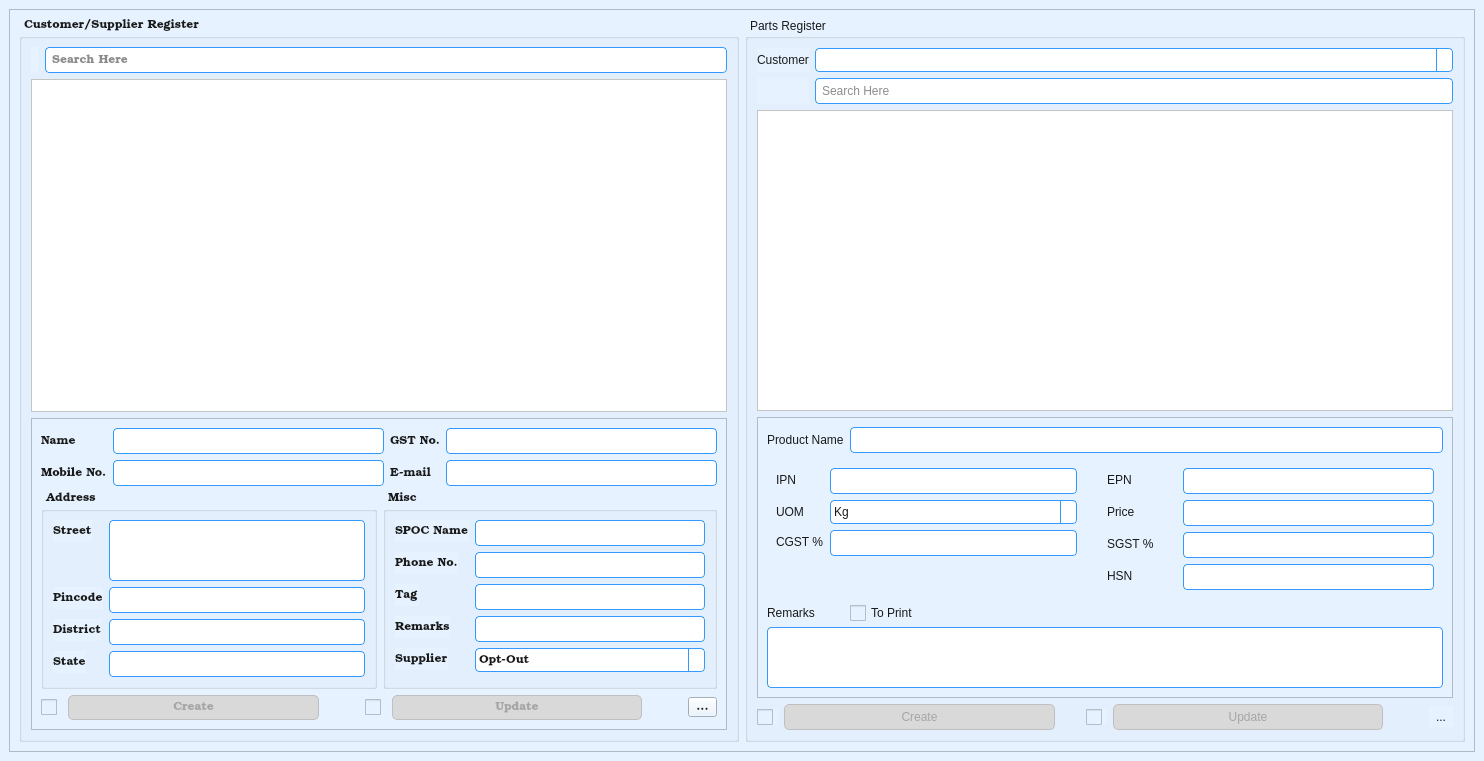
<?xml version="1.0" encoding="UTF-8"?>
<ui version="4.0">
 <class>MainWindow</class>
 <widget class="QMainWindow" name="MainWindow">
  <property name="geometry">
   <rect>
    <x>0</x>
    <y>0</y>
    <width>1484</width>
    <height>761</height>
   </rect>
  </property>
  <property name="windowTitle">
   <string>MainWindow</string>
  </property>
  <widget class="QWidget" name="centralwidget">
   <property name="styleSheet">
    <string notr="true">/* Global font and base style for all widgets */
QWidget {
font:  9pt &quot;Bookman Old Style&quot;;

    color: #1a1a1a;
    background-color: #e6f2ff; /* very light blue background */
}

/* QPushButton */
QPushButton {
    background-color: #4da6ff; /* light blue */
    color: black;
    border: 1px solid #3399ff;
    border-radius: 5px;
    padding: 5px 10px;
}

QPushButton:hover {
    background-color: #3399ff;
}

QPushButton:pressed {
    background-color: #007acc;
}

/* QLineEdit */
QLineEdit {
    border: 1px solid #3399ff;
    border-radius: 4px;
    padding: 4px;
    background-color: #ffffff;
    selection-background-color: #99ccff;
}

/* QTextEdit */
QTextEdit {
    border: 1px solid #3399ff;
    border-radius: 4px;
    background-color: #ffffff;
    selection-background-color: #99ccff;
}

/* QLabel */
QLabel {
    color: #1a1a1a;
    font-weight: normal;
}

/* QComboBox */
QComboBox {
    border: 1px solid #3399ff;
    border-radius: 4px;
    padding: 3px;
    background-color: #ffffff;
}

QComboBox::drop-down {
    border-left: 1px solid #3399ff;
}

QComboBox QAbstractItemView {
    background-color: #e6f2ff;
    selection-background-color: #99ccff;
}

/* QTableView / QTreeView */
QTableView, QTreeView {
    gridline-color: #3399ff;
    background-color: #ffffff;
    alternate-background-color: #f2f9ff;
    selection-background-color: #99ccff;
}

/* QHeaderView for tables */
QHeaderView::section {
    background-color: #4da6ff;
    color: white;
    padding: 4px;
    border: 1px solid #3399ff;
}

/* QCheckBox and QRadioButton */
QCheckBox, QRadioButton {
    spacing: 5px;
}

QCheckBox::indicator, QRadioButton::indicator {
    width: 16px;
    height: 16px;
}

/* QSlider */
QSlider::groove:horizontal {
    border: 1px solid #3399ff;
    height: 6px;
    background: #cce6ff;
    border-radius: 3px;
}

QSlider::handle:horizontal {
    background: #4da6ff;
    border: 1px solid #3399ff;
    width: 12px;
    margin: -5px 0;
    border-radius: 6px;
}

/* QProgressBar */
QProgressBar {
    border: 1px solid #3399ff;
    border-radius: 5px;
    text-align: center;
    background-color: #cce6ff;
}

QProgressBar::chunk {
    background-color: #4da6ff;
    width: 10px;
}

QGroupBox::title {
    font-weight: bold;
    color: #1a1a1a; /* optional: set title color */
    subcontrol-origin: margin;
    subcontrol-position: top left;
    padding: 0 3px;
}


/* Hover effect for enabled button */
QPushButton:hover:!disabled {
    background-color: #3399ff;
}

/* Pressed effect for enabled button */
QPushButton:pressed:!disabled {
    background-color: #007acc;
}

/* Disabled button */
QPushButton:disabled {
    background-color: #d9d9d9; /* light grey */
    color: #a6a6a6;           /* grey text */
    border: 1px solid #bfbfbf;
}


/* Drop-down button area */
QComboBox::drop-down {
    subcontrol-origin: padding;
    subcontrol-position: top right;
    width: 20px;
    border-left: 1px solid #3399ff;
    background-color: #4da6ff; /* light blue button */
    border-top-right-radius: 4px;
    border-bottom-right-radius: 4px;
    image:url(/Source_icon/chevrons-down.svg) /* custom arrow icon */
}
QComboBox::down-arrow {
    image: url(:/Source_icon/chevrons-down.svg);
    width: 12px;
    height: 12px;
}</string>
   </property>
   <layout class="QGridLayout" name="gridLayout">
    <item row="0" column="0">
     <widget class="QScrollArea" name="scrollArea">
      <property name="widgetResizable">
       <bool>true</bool>
      </property>
      <property name="alignment">
       <set>Qt::AlignCenter</set>
      </property>
      <widget class="QWidget" name="scrollAreaWidgetContents">
       <property name="geometry">
        <rect>
         <x>0</x>
         <y>0</y>
         <width>1460</width>
         <height>737</height>
        </rect>
       </property>
       <layout class="QGridLayout" name="gridLayout_2">
        <item row="0" column="1">
         <widget class="QGroupBox" name="groupBox_2">
          <property name="title">
           <string>Parts Register</string>
          </property>
          <layout class="QGridLayout" name="gridLayout_7">
           <item row="3" column="0" colspan="2">
            <widget class="QFrame" name="Product_Frame">
             <property name="frameShape">
              <enum>QFrame::StyledPanel</enum>
             </property>
             <property name="frameShadow">
              <enum>QFrame::Raised</enum>
             </property>
             <layout class="QGridLayout" name="gridLayout_6">
              <item row="3" column="0" colspan="5">
               <widget class="QTextEdit" name="IQTE_ProductRemarks">
                <property name="maximumSize">
                 <size>
                  <width>16777215</width>
                  <height>61</height>
                 </size>
                </property>
               </widget>
              </item>
              <item row="2" column="0">
               <widget class="QLabel" name="OQL_NEX_33">
                <property name="maximumSize">
                 <size>
                  <width>60</width>
                  <height>16777215</height>
                 </size>
                </property>
                <property name="text">
                 <string>Remarks</string>
                </property>
               </widget>
              </item>
              <item row="0" column="0">
               <widget class="QLabel" name="OQL_NEX_23">
                <property name="maximumSize">
                 <size>
                  <width>150</width>
                  <height>16777215</height>
                 </size>
                </property>
                <property name="text">
                 <string>Product Name</string>
                </property>
               </widget>
              </item>
              <item row="1" column="4">
               <widget class="QWidget" name="widget" native="true">
                <property name="sizePolicy">
                 <sizepolicy hsizetype="Expanding" vsizetype="Preferred">
                  <horstretch>3</horstretch>
                  <verstretch>0</verstretch>
                 </sizepolicy>
                </property>
                <layout class="QFormLayout" name="formLayout_4">
                 <item row="0" column="0">
                  <widget class="QLabel" name="OQL_NEX_32">
                   <property name="maximumSize">
                    <size>
                     <width>60</width>
                     <height>16777215</height>
                    </size>
                   </property>
                   <property name="text">
                    <string>EPN</string>
                   </property>
                  </widget>
                 </item>
                 <item row="0" column="1">
                  <widget class="QLineEdit" name="IQLE_EPN">
                   <property name="enabled">
                    <bool>true</bool>
                   </property>
                   <property name="text">
                    <string/>
                   </property>
                   <property name="readOnly">
                    <bool>false</bool>
                   </property>
                  </widget>
                 </item>
                 <item row="1" column="0">
                  <widget class="QLabel" name="OQL_NEX_24">
                   <property name="maximumSize">
                    <size>
                     <width>50</width>
                     <height>16777215</height>
                    </size>
                   </property>
                   <property name="text">
                    <string>Price</string>
                   </property>
                  </widget>
                 </item>
                 <item row="1" column="1">
                  <widget class="QLineEdit" name="IQLE_Price">
                   <property name="enabled">
                    <bool>true</bool>
                   </property>
                   <property name="text">
                    <string/>
                   </property>
                   <property name="readOnly">
                    <bool>false</bool>
                   </property>
                  </widget>
                 </item>
                 <item row="2" column="0">
                  <widget class="QLabel" name="OQL_NEX_30">
                   <property name="minimumSize">
                    <size>
                     <width>70</width>
                     <height>0</height>
                    </size>
                   </property>
                   <property name="maximumSize">
                    <size>
                     <width>50</width>
                     <height>16777215</height>
                    </size>
                   </property>
                   <property name="text">
                    <string>SGST %</string>
                   </property>
                  </widget>
                 </item>
                 <item row="2" column="1">
                  <widget class="QLineEdit" name="IQLE_SGST">
                   <property name="enabled">
                    <bool>true</bool>
                   </property>
                   <property name="text">
                    <string/>
                   </property>
                   <property name="readOnly">
                    <bool>false</bool>
                   </property>
                  </widget>
                 </item>
                 <item row="3" column="0">
                  <widget class="QLabel" name="OQL_NEX_31">
                   <property name="minimumSize">
                    <size>
                     <width>70</width>
                     <height>0</height>
                    </size>
                   </property>
                   <property name="maximumSize">
                    <size>
                     <width>50</width>
                     <height>16777215</height>
                    </size>
                   </property>
                   <property name="text">
                    <string>HSN</string>
                   </property>
                  </widget>
                 </item>
                 <item row="3" column="1">
                  <widget class="QLineEdit" name="IQLE_HSN">
                   <property name="enabled">
                    <bool>true</bool>
                   </property>
                   <property name="text">
                    <string/>
                   </property>
                   <property name="readOnly">
                    <bool>false</bool>
                   </property>
                  </widget>
                 </item>
                </layout>
               </widget>
              </item>
              <item row="2" column="1">
               <widget class="QCheckBox" name="IQC_ToPrint">
                <property name="text">
                 <string>To Print</string>
                </property>
               </widget>
              </item>
              <item row="0" column="1" colspan="4">
               <widget class="QLineEdit" name="IQLE_ProductName">
                <property name="enabled">
                 <bool>true</bool>
                </property>
                <property name="sizePolicy">
                 <sizepolicy hsizetype="Expanding" vsizetype="Fixed">
                  <horstretch>0</horstretch>
                  <verstretch>0</verstretch>
                 </sizepolicy>
                </property>
                <property name="text">
                 <string/>
                </property>
                <property name="readOnly">
                 <bool>false</bool>
                </property>
               </widget>
              </item>
              <item row="1" column="0" colspan="3">
               <widget class="QWidget" name="widget" native="true">
                <property name="sizePolicy">
                 <sizepolicy hsizetype="Expanding" vsizetype="Preferred">
                  <horstretch>1</horstretch>
                  <verstretch>0</verstretch>
                 </sizepolicy>
                </property>
                <layout class="QFormLayout" name="formLayout_3">
                 <item row="0" column="0">
                  <widget class="QLabel" name="OQL_NEX_29">
                   <property name="maximumSize">
                    <size>
                     <width>60</width>
                     <height>16777215</height>
                    </size>
                   </property>
                   <property name="text">
                    <string>IPN</string>
                   </property>
                  </widget>
                 </item>
                 <item row="0" column="1">
                  <widget class="QLineEdit" name="IQLE_IPN">
                   <property name="enabled">
                    <bool>true</bool>
                   </property>
                   <property name="text">
                    <string/>
                   </property>
                   <property name="readOnly">
                    <bool>true</bool>
                   </property>
                  </widget>
                 </item>
                 <item row="1" column="0">
                  <widget class="QLabel" name="OQL_NEX_26">
                   <property name="text">
                    <string>UOM</string>
                   </property>
                  </widget>
                 </item>
                 <item row="1" column="1">
                  <widget class="QComboBox" name="IQCB_UOM">
                   <item>
                    <property name="text">
                     <string>Kg</string>
                    </property>
                   </item>
                   <item>
                    <property name="text">
                     <string>Nos</string>
                    </property>
                   </item>
                   <item>
                    <property name="text">
                     <string>Ton</string>
                    </property>
                   </item>
                  </widget>
                 </item>
                 <item row="2" column="0">
                  <widget class="QLabel" name="OQL_NEX_25">
                   <property name="text">
                    <string>CGST %</string>
                   </property>
                  </widget>
                 </item>
                 <item row="2" column="1">
                  <widget class="QLineEdit" name="IQLE_CGST">
                   <property name="enabled">
                    <bool>true</bool>
                   </property>
                   <property name="text">
                    <string/>
                   </property>
                   <property name="readOnly">
                    <bool>false</bool>
                   </property>
                  </widget>
                 </item>
                </layout>
               </widget>
              </item>
             </layout>
            </widget>
           </item>
           <item row="4" column="0" colspan="2">
            <layout class="QHBoxLayout" name="horizontalLayout">
             <item>
              <widget class="QCheckBox" name="IQC_AddProduct">
               <property name="text">
                <string/>
               </property>
              </widget>
             </item>
             <item>
              <widget class="QPushButton" name="IQPB_AddProduct">
               <property name="enabled">
                <bool>false</bool>
               </property>
               <property name="sizePolicy">
                <sizepolicy hsizetype="Expanding" vsizetype="Fixed">
                 <horstretch>1</horstretch>
                 <verstretch>0</verstretch>
                </sizepolicy>
               </property>
               <property name="text">
                <string>Create</string>
               </property>
              </widget>
             </item>
             <item>
              <spacer name="horizontalSpacer_2">
               <property name="orientation">
                <enum>Qt::Horizontal</enum>
               </property>
               <property name="sizeHint" stdset="0">
                <size>
                 <width>25</width>
                 <height>26</height>
                </size>
               </property>
              </spacer>
             </item>
             <item>
              <widget class="QCheckBox" name="IQC_UpdateProduct">
               <property name="text">
                <string/>
               </property>
              </widget>
             </item>
             <item>
              <widget class="QPushButton" name="IQPB_UpdateProduct">
               <property name="enabled">
                <bool>false</bool>
               </property>
               <property name="sizePolicy">
                <sizepolicy hsizetype="Expanding" vsizetype="Fixed">
                 <horstretch>1</horstretch>
                 <verstretch>0</verstretch>
                </sizepolicy>
               </property>
               <property name="text">
                <string>Update</string>
               </property>
              </widget>
             </item>
             <item>
              <spacer name="horizontalSpacer_4">
               <property name="orientation">
                <enum>Qt::Horizontal</enum>
               </property>
               <property name="sizeHint" stdset="0">
                <size>
                 <width>40</width>
                 <height>20</height>
                </size>
               </property>
              </spacer>
             </item>
             <item>
              <widget class="QToolButton" name="toolButton_2">
               <property name="text">
                <string>...</string>
               </property>
               <property name="icon">
                <iconset>
                 <normaloff>:/Source_icon/layers.svg</normaloff>:/Source_icon/layers.svg</iconset>
               </property>
               <property name="autoRaise">
                <bool>true</bool>
               </property>
              </widget>
             </item>
            </layout>
           </item>
           <item row="0" column="0">
            <widget class="QLabel" name="OQL_NEX_28">
             <property name="maximumSize">
              <size>
               <width>100</width>
               <height>16777215</height>
              </size>
             </property>
             <property name="text">
              <string>Customer</string>
             </property>
            </widget>
           </item>
           <item row="1" column="1">
            <widget class="QLineEdit" name="IQLE_CustomerSearch_2">
             <property name="sizePolicy">
              <sizepolicy hsizetype="Expanding" vsizetype="Fixed">
               <horstretch>1</horstretch>
               <verstretch>0</verstretch>
              </sizepolicy>
             </property>
             <property name="maxLength">
              <number>32770</number>
             </property>
             <property name="placeholderText">
              <string>Search Here</string>
             </property>
            </widget>
           </item>
           <item row="2" column="0" colspan="2">
            <widget class="QTableView" name="OQTB_ProductDetails">
             <property name="sizePolicy">
              <sizepolicy hsizetype="Expanding" vsizetype="Expanding">
               <horstretch>0</horstretch>
               <verstretch>1</verstretch>
              </sizepolicy>
             </property>
             <property name="acceptDrops">
              <bool>false</bool>
             </property>
             <property name="autoFillBackground">
              <bool>false</bool>
             </property>
             <property name="selectionBehavior">
              <enum>QAbstractItemView::SelectRows</enum>
             </property>
            </widget>
           </item>
           <item row="0" column="1">
            <widget class="QComboBox" name="IQCB_CustomerProduct">
             <property name="enabled">
              <bool>false</bool>
             </property>
             <property name="sizePolicy">
              <sizepolicy hsizetype="Expanding" vsizetype="Fixed">
               <horstretch>1</horstretch>
               <verstretch>0</verstretch>
              </sizepolicy>
             </property>
             <property name="cursor">
              <cursorShape>PointingHandCursor</cursorShape>
             </property>
             <property name="mouseTracking">
              <bool>true</bool>
             </property>
             <property name="tabletTracking">
              <bool>true</bool>
             </property>
             <property name="contextMenuPolicy">
              <enum>Qt::DefaultContextMenu</enum>
             </property>
             <property name="editable">
              <bool>false</bool>
             </property>
             <property name="currentText">
              <string/>
             </property>
             <property name="placeholderText" stdset="0">
              <string notr="true" comment="select the customer" extracomment="select the customer"/>
             </property>
            </widget>
           </item>
           <item row="1" column="0">
            <widget class="QLabel" name="label_2">
             <property name="text">
              <string/>
             </property>
             <property name="pixmap">
              <pixmap resource="../../ICONS/icons.qrc">:/Source_icon/search.svg</pixmap>
             </property>
            </widget>
           </item>
          </layout>
         </widget>
        </item>
        <item row="0" column="0">
         <widget class="QGroupBox" name="groupBox">
          <property name="sizePolicy">
           <sizepolicy hsizetype="Preferred" vsizetype="Preferred">
            <horstretch>0</horstretch>
            <verstretch>0</verstretch>
           </sizepolicy>
          </property>
          <property name="font">
           <font>
            <family>Bookman Old Style</family>
            <pointsize>9</pointsize>
            <weight>50</weight>
            <italic>false</italic>
            <bold>false</bold>
           </font>
          </property>
          <property name="title">
           <string>Customer/Supplier Register</string>
          </property>
          <layout class="QGridLayout" name="gridLayout_5">
           <item row="0" column="0">
            <widget class="QLabel" name="label">
             <property name="text">
              <string/>
             </property>
             <property name="pixmap">
              <pixmap resource="../../ICONS/icons.qrc">:/Source_icon/search.svg</pixmap>
             </property>
            </widget>
           </item>
           <item row="0" column="1">
            <widget class="QLineEdit" name="IQLE_CustomerSearch">
             <property name="maxLength">
              <number>32770</number>
             </property>
             <property name="placeholderText">
              <string>Search Here</string>
             </property>
            </widget>
           </item>
           <item row="1" column="0" colspan="2">
            <widget class="QTableView" name="OQTB_CustomerDetails">
             <property name="sizePolicy">
              <sizepolicy hsizetype="Expanding" vsizetype="Expanding">
               <horstretch>0</horstretch>
               <verstretch>1</verstretch>
              </sizepolicy>
             </property>
             <property name="selectionBehavior">
              <enum>QAbstractItemView::SelectRows</enum>
             </property>
            </widget>
           </item>
           <item row="2" column="0" colspan="2">
            <widget class="QFrame" name="Customer_Frame">
             <property name="sizePolicy">
              <sizepolicy hsizetype="Preferred" vsizetype="Minimum">
               <horstretch>0</horstretch>
               <verstretch>0</verstretch>
              </sizepolicy>
             </property>
             <property name="frameShape">
              <enum>QFrame::StyledPanel</enum>
             </property>
             <property name="frameShadow">
              <enum>QFrame::Raised</enum>
             </property>
             <layout class="QGridLayout" name="gridLayout_4">
              <item row="1" column="1">
               <widget class="QGroupBox" name="ItmS_CustomerDetailSPOC">
                <property name="title">
                 <string>Misc</string>
                </property>
                <layout class="QFormLayout" name="formLayout_2">
                 <item row="0" column="0">
                  <widget class="QLabel" name="OQL_NEX_11">
                   <property name="text">
                    <string>SPOC Name</string>
                   </property>
                  </widget>
                 </item>
                 <item row="1" column="0">
                  <widget class="QLabel" name="OQL_NEX_12">
                   <property name="text">
                    <string>Phone No.</string>
                   </property>
                  </widget>
                 </item>
                 <item row="1" column="1">
                  <widget class="QLineEdit" name="IQLE_SPOCPhoneNo">
                   <property name="enabled">
                    <bool>true</bool>
                   </property>
                   <property name="text">
                    <string/>
                   </property>
                   <property name="readOnly">
                    <bool>false</bool>
                   </property>
                  </widget>
                 </item>
                 <item row="2" column="0">
                  <widget class="QLabel" name="OQL_NEX_17">
                   <property name="text">
                    <string>Tag</string>
                   </property>
                  </widget>
                 </item>
                 <item row="2" column="1">
                  <widget class="QLineEdit" name="IQLE_CustomerTag">
                   <property name="enabled">
                    <bool>true</bool>
                   </property>
                   <property name="text">
                    <string/>
                   </property>
                   <property name="readOnly">
                    <bool>false</bool>
                   </property>
                  </widget>
                 </item>
                 <item row="3" column="0">
                  <widget class="QLabel" name="OOL_NEX_17">
                   <property name="text">
                    <string>Remarks</string>
                   </property>
                  </widget>
                 </item>
                 <item row="3" column="1">
                  <widget class="QLineEdit" name="IQLE_CustomerRemarks">
                   <property name="enabled">
                    <bool>true</bool>
                   </property>
                   <property name="text">
                    <string/>
                   </property>
                   <property name="readOnly">
                    <bool>false</bool>
                   </property>
                  </widget>
                 </item>
                 <item row="0" column="1">
                  <widget class="QLineEdit" name="IQLE_SPOCName">
                   <property name="enabled">
                    <bool>true</bool>
                   </property>
                   <property name="text">
                    <string/>
                   </property>
                   <property name="readOnly">
                    <bool>false</bool>
                   </property>
                  </widget>
                 </item>
                 <item row="4" column="0">
                  <widget class="QLabel" name="OOL_NEX_18">
                   <property name="text">
                    <string>Supplier</string>
                   </property>
                  </widget>
                 </item>
                 <item row="4" column="1">
                  <widget class="QComboBox" name="IQCB_Supplier">
                   <item>
                    <property name="text">
                     <string>Opt-Out</string>
                    </property>
                   </item>
                   <item>
                    <property name="text">
                     <string>Opt-In</string>
                    </property>
                   </item>
                   <item>
                    <property name="text">
                     <string>Both</string>
                    </property>
                   </item>
                  </widget>
                 </item>
                </layout>
               </widget>
              </item>
              <item row="1" column="0">
               <widget class="QGroupBox" name="ItmS_CustomerDetailAddress">
                <property name="title">
                 <string>Address</string>
                </property>
                <layout class="QFormLayout" name="formLayout">
                 <item row="0" column="0">
                  <widget class="QLabel" name="OQL_NEX_9">
                   <property name="text">
                    <string>Street</string>
                   </property>
                  </widget>
                 </item>
                 <item row="0" column="1">
                  <widget class="QTextEdit" name="IQTE_Street">
                   <property name="maximumSize">
                    <size>
                     <width>16777215</width>
                     <height>61</height>
                    </size>
                   </property>
                  </widget>
                 </item>
                 <item row="3" column="0">
                  <widget class="QLabel" name="OQL_NEX_7">
                   <property name="text">
                    <string>District</string>
                   </property>
                  </widget>
                 </item>
                 <item row="3" column="1">
                  <widget class="QLineEdit" name="IQLE_District">
                   <property name="enabled">
                    <bool>true</bool>
                   </property>
                   <property name="readOnly">
                    <bool>false</bool>
                   </property>
                  </widget>
                 </item>
                 <item row="4" column="0">
                  <widget class="QLabel" name="OQL_NEX_8">
                   <property name="text">
                    <string>State</string>
                   </property>
                  </widget>
                 </item>
                 <item row="4" column="1">
                  <widget class="QLineEdit" name="IQLE_State">
                   <property name="enabled">
                    <bool>true</bool>
                   </property>
                   <property name="readOnly">
                    <bool>false</bool>
                   </property>
                  </widget>
                 </item>
                 <item row="2" column="1">
                  <widget class="QLineEdit" name="IQLE_Pincode">
                   <property name="enabled">
                    <bool>true</bool>
                   </property>
                   <property name="readOnly">
                    <bool>false</bool>
                   </property>
                  </widget>
                 </item>
                 <item row="2" column="0">
                  <widget class="QLabel" name="OQL_NEX_10">
                   <property name="text">
                    <string>Pincode</string>
                   </property>
                  </widget>
                 </item>
                </layout>
               </widget>
              </item>
              <item row="2" column="0" colspan="2">
               <layout class="QHBoxLayout" name="horizontalLayout_3">
                <item>
                 <widget class="QCheckBox" name="IQC_AddCustomer">
                  <property name="text">
                   <string/>
                  </property>
                 </widget>
                </item>
                <item>
                 <widget class="QPushButton" name="IQPB_AddCustomer">
                  <property name="enabled">
                   <bool>false</bool>
                  </property>
                  <property name="sizePolicy">
                   <sizepolicy hsizetype="Minimum" vsizetype="Fixed">
                    <horstretch>1</horstretch>
                    <verstretch>0</verstretch>
                   </sizepolicy>
                  </property>
                  <property name="text">
                   <string>Create</string>
                  </property>
                 </widget>
                </item>
                <item>
                 <spacer name="horizontalSpacer">
                  <property name="orientation">
                   <enum>Qt::Horizontal</enum>
                  </property>
                  <property name="sizeHint" stdset="0">
                   <size>
                    <width>40</width>
                    <height>20</height>
                   </size>
                  </property>
                 </spacer>
                </item>
                <item>
                 <widget class="QCheckBox" name="IQC_UpdateCustomer">
                  <property name="text">
                   <string/>
                  </property>
                 </widget>
                </item>
                <item>
                 <widget class="QPushButton" name="IQPB_UpdateCustomer">
                  <property name="enabled">
                   <bool>false</bool>
                  </property>
                  <property name="sizePolicy">
                   <sizepolicy hsizetype="Minimum" vsizetype="Fixed">
                    <horstretch>1</horstretch>
                    <verstretch>0</verstretch>
                   </sizepolicy>
                  </property>
                  <property name="text">
                   <string>Update</string>
                  </property>
                 </widget>
                </item>
                <item>
                 <spacer name="horizontalSpacer_3">
                  <property name="orientation">
                   <enum>Qt::Horizontal</enum>
                  </property>
                  <property name="sizeHint" stdset="0">
                   <size>
                    <width>40</width>
                    <height>20</height>
                   </size>
                  </property>
                 </spacer>
                </item>
                <item>
                 <widget class="QToolButton" name="IQPB_CustomerMenu">
                  <property name="text">
                   <string>...</string>
                  </property>
                  <property name="icon">
                   <iconset resource="../../ICONS/icons.qrc">
                    <normaloff>:/Source_icon/menu.svg</normaloff>:/Source_icon/menu.svg</iconset>
                  </property>
                  <property name="toolButtonStyle">
                   <enum>Qt::ToolButtonIconOnly</enum>
                  </property>
                  <property name="autoRaise">
                   <bool>false</bool>
                  </property>
                  <property name="arrowType">
                   <enum>Qt::NoArrow</enum>
                  </property>
                 </widget>
                </item>
               </layout>
              </item>
              <item row="0" column="0" colspan="2">
               <layout class="QGridLayout" name="gridLayout_3">
                <item row="1" column="3">
                 <widget class="QLineEdit" name="IQLE_CustomerEmail"/>
                </item>
                <item row="0" column="0">
                 <widget class="QLabel" name="OQL_NEX_14">
                  <property name="text">
                   <string>Name</string>
                  </property>
                 </widget>
                </item>
                <item row="0" column="1">
                 <widget class="QLineEdit" name="IQLE_CustomerName"/>
                </item>
                <item row="0" column="2">
                 <widget class="QLabel" name="OQL_NEX_18">
                  <property name="text">
                   <string>GST No.</string>
                  </property>
                 </widget>
                </item>
                <item row="0" column="3">
                 <widget class="QLineEdit" name="IQLE_CustomerGST"/>
                </item>
                <item row="1" column="0">
                 <widget class="QLabel" name="OQL_NEX_20">
                  <property name="text">
                   <string>Mobile No.</string>
                  </property>
                 </widget>
                </item>
                <item row="1" column="1">
                 <widget class="QLineEdit" name="IQLE_MobileNo"/>
                </item>
                <item row="1" column="2">
                 <widget class="QLabel" name="OQL_NEX_16">
                  <property name="text">
                   <string>E-mail</string>
                  </property>
                 </widget>
                </item>
               </layout>
              </item>
             </layout>
            </widget>
           </item>
          </layout>
         </widget>
        </item>
       </layout>
      </widget>
     </widget>
    </item>
   </layout>
  </widget>
 </widget>
 <resources>
  <include location="../../ICONS/icons.qrc"/>
 </resources>
 <connections/>
</ui>
